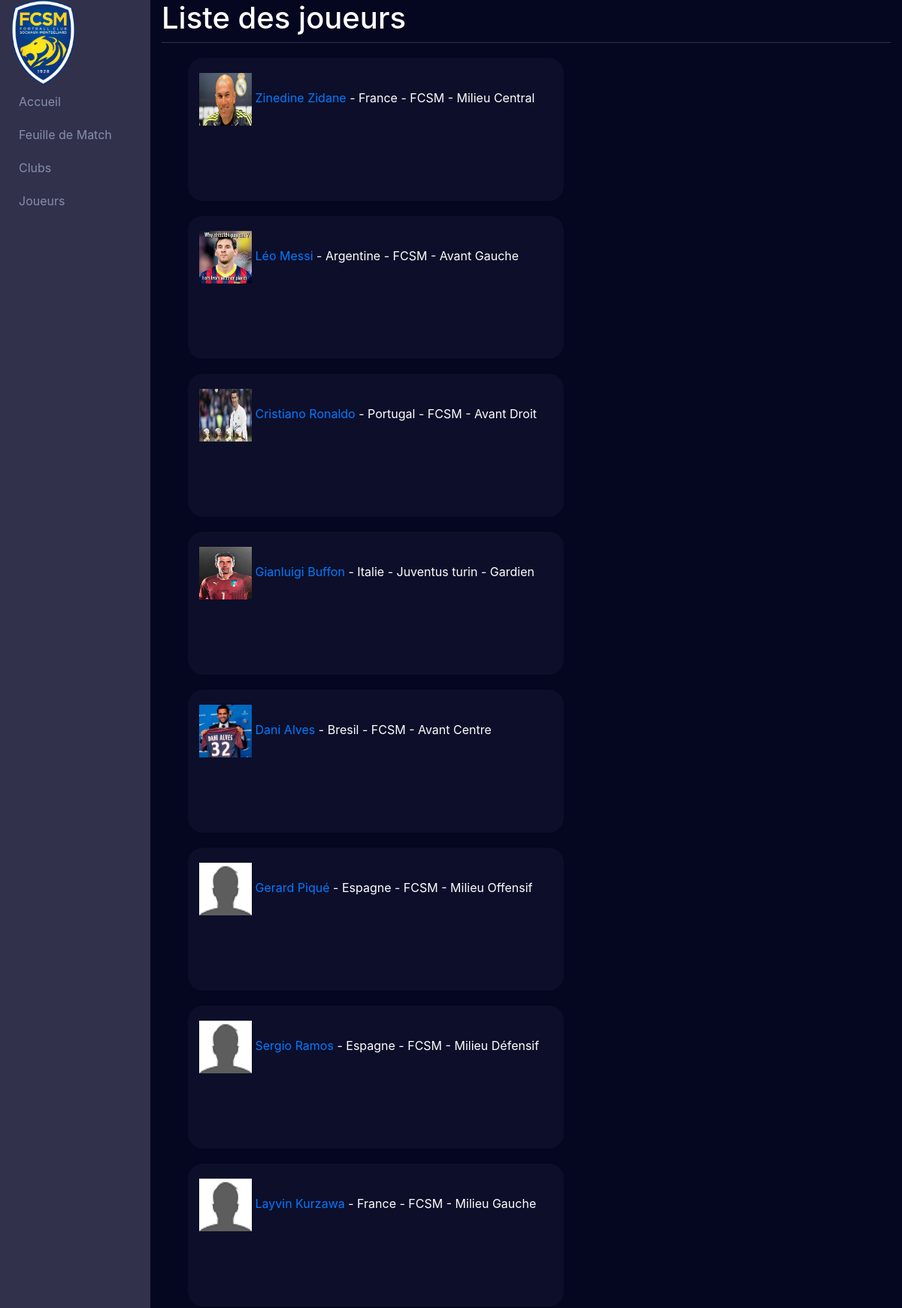
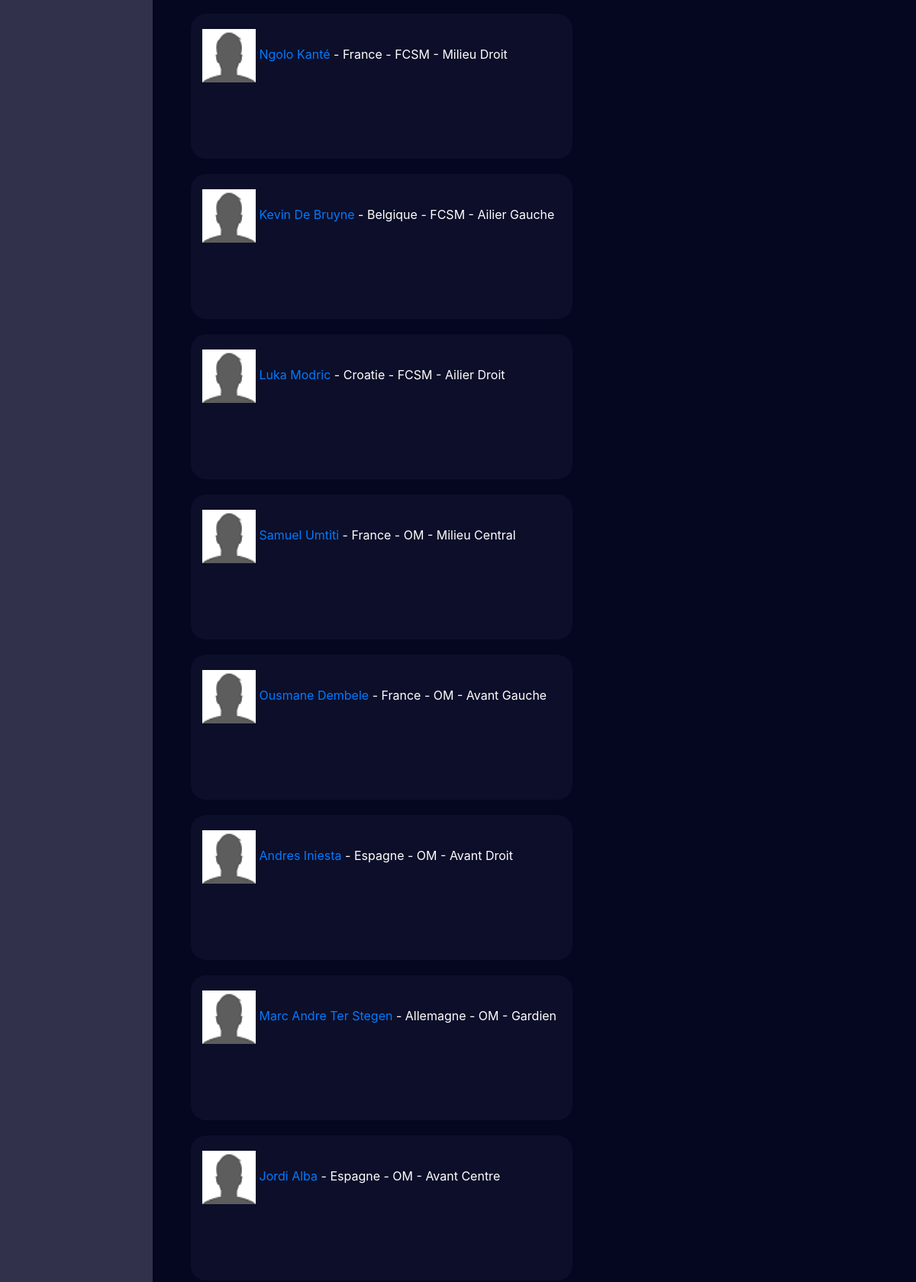
The page /ProjetV2/listeJoueur.php (upper part) on the database its author committed (2 pictures, top to bottom).
### tables this page shows
CREATE TABLE `positions` (
  `PositionID` smallint(2) UNSIGNED NOT NULL,
  `PositionName` char(50) DEFAULT NULL
);

CREATE TABLE `players` (
  `PlayerID` int(20) UNSIGNED NOT NULL,
  `PlayerFirstName` char(50) NOT NULL,
  `PlayerFamilyName` char(50) NOT NULL,
  `PlayerWeight` smallint(3) UNSIGNED DEFAULT NULL,
  `PlayerHeight` smallint(3) UNSIGNED DEFAULT NULL,
  `PlayerFoot` char(10) DEFAULT NULL,
  `PlayerComment` char(255) DEFAULT NULL,
  `PlayerVideoFilePath` char(255) DEFAULT NULL,
  `PlayerNote` smallint(2) UNSIGNED DEFAULT NULL,
  `ClubID` smallint(3) UNSIGNED DEFAULT NULL,
  `PositionID1` smallint(2) UNSIGNED DEFAULT NULL,
  `PlayerImageFilePath` char(255) DEFAULT NULL,
  `NationID` smallint(3) UNSIGNED DEFAULT NULL,
  `PositionID2` smallint(2) UNSIGNED DEFAULT NULL,
  `PositionID3` smallint(2) UNSIGNED DEFAULT NULL,
  `PlayerNoteID` smallint(2) UNSIGNED DEFAULT NULL
);

CREATE TABLE `nations` (
  `NationID` smallint(4) UNSIGNED NOT NULL,
  `NationName` char(50) DEFAULT NULL
);

CREATE TABLE `clubs` (
  `ClubID` smallint(3) UNSIGNED NOT NULL,
  `ClubName` char(50) DEFAULT NULL,
  `ClubVille` char(50) DEFAULT NULL,
  `ClubAdress` char(100) DEFAULT NULL,
  `ChampionshipID` smallint(3) UNSIGNED DEFAULT NULL
);

### ProjetV2/listeJoueur.php (the view, shortened to what this page needs)
<?php
$con = mysqli_connect('localhost','root','','fcsochaux');
$req = "SELECT PlayerFirstName,PlayerFamilyName,PlayerImageFilePath, NationID, ClubID, PositionID1, playerID
        FROM players
        WHERE 0=0";
$result = mysqli_query($con,$req);
?>
<!DOCTYPE html>
<html lang="fr">
<head>
    <link href="css/bootstrap.min.css" type="text/css" rel="stylesheet" />
    <link href="css/feuilleDeMatch.css" type="text/css" rel="stylesheet" />
    <link href="css/rechercheJoueur.css" type="text/css" rel="stylesheet" />
    <link rel="stylesheet" type="text/css" href="css/navbarstyle.css">
</head>
<body>
<div class="container-fluid">
    <div class="row">
            <?php include 'navbar.php' ?>
        <div class="feuilleDeMatch col-sm-10">
            <div class="barreTitre">
                <h1>Liste des joueurs </h1>
            </div>
            <div class="starter-template">
                <div class="row">
                    <?php
                            while($row = mysqli_fetch_array($result)) {?>
                    <div class="colone col-sm-6">
                        <?php
                            $reqNation = "SELECT NationName FROM nations WHERE NationID=".$row[3];
                            $reqClub = "SELECT ClubName FROM clubs WHERE ClubID=".$row[4];
                            $reqPosition = "SELECT PositionName FROM positions WHERE positionID=".$row[5];
                            $resultNation = mysqli_query($con,$reqNation);
                            $resultClub = mysqli_query($con,$reqClub);
                            $resultPosition = mysqli_query($con,$reqPosition);
                            while($rowNation = mysqli_fetch_array($resultNation)) {
                                while($rowClub = mysqli_fetch_array($resultClub)) {
                                    while ($rowPosition = mysqli_fetch_array($resultPosition)) {
                                        ?>
                                        <div class="listeJoueur" style="margin-bottom: 100px">
                                            <img src="../images/<?php echo $row[2]; ?> " width="70" height="70"/>
                                            <?php echo '<a href="pageJoueur.php?IDJoueur='.$row[6].'"> '.$row[0].' '." ".' '.$row[1].'</a>'; ?>
                                            <?php echo " - ", $rowNation[0], " - ", $rowClub[0], " - ", $rowPosition[0]; ?>
                                        </div>
                                    <?php
                                    }
                                }
                             }
                             ?>
                    </div>
                    <?php } ?>
                </div>
            </div>
        </div>
    </div>
</div>
</body>
</html>

### ProjetV2/navbar.php
<div class="col-sm-2" id="navbar">
	<img src="assets/images/fcsm.png" class="img-fluid" width="50%" id="logonavbar">
	<a href="index.php">Accueil</a>
	<a href="feuilleMatch.php">Feuille de Match</a>
	<a href="rechercheClub.php">Clubs</a>
	<a href="rechercheJoueur.php">Joueurs</a>
</div>

### ProjetV2/css/feuilleDeMatch.css (style rules this page uses)
html , body { margin: 0; height: 100%; background-color: #05061F; }
.barreTitre { border-bottom-style: solid; border-bottom-color: #31314C; border-bottom-width: 1px; }
h1, h2 { color: white; }
.feuilleDeMatch { height: 100%; }
.colone { background-color: #0D0E29; margin-top: 20px; margin-left: 50px; border-radius: 20px }

### ProjetV2/css/rechercheJoueur.css (style rules this page uses)
.listeJoueur { position: relative; margin-top: 20px; }

### ProjetV2/css/navbarstyle.css (style rules this page uses)
#navbar { background-color: #31314C; color: #e3d21d; }
#navbar>a { text-decoration: none; display: block; color: #878FA9; padding-top: 10px; padding-bottom: 10px; padding-left: 10px; }
html { height: 100%; }
body { height: 100%; background-color: #05061F; color: white; }

### rows shown on the page
players: PlayerFirstName "Zinedine", PlayerFamilyName "Zidane"
nations: NationName "France"
clubs: ClubName "FCSM"
positions: players.PlayerImageFilePath (picture), PositionName "Milieu Central"
players: PlayerFirstName "Léo", PlayerFamilyName "Messi"
nations: NationName "Argentine"
positions: players.PlayerImageFilePath (picture), PositionName "Avant Gauche"
players: PlayerFirstName "Cristiano", PlayerFamilyName "Ronaldo"
nations: NationName "Portugal"
positions: players.PlayerImageFilePath (picture), PositionName "Avant Droit"
players: PlayerFirstName "Gianluigi", PlayerFamilyName "Buffon"
nations: NationName "Italie"
clubs: ClubName "Juventus turin"
positions: players.PlayerImageFilePath (picture), PositionName "Gardien"
players: PlayerFirstName "Dani", PlayerFamilyName "Alves"
nations: NationName "Bresil"
positions: players.PlayerImageFilePath (picture), PositionName "Avant Centre"
players: PlayerFirstName "Gerard", PlayerFamilyName "Piqué"
nations: NationName "Espagne"
positions: players.PlayerImageFilePath (picture), PositionName "Milieu Offensif"
players: PlayerFirstName "Sergio", PlayerFamilyName "Ramos"
positions: players.PlayerImageFilePath (picture), PositionName "Milieu Défensif"
players: PlayerFirstName "Layvin", PlayerFamilyName "Kurzawa"
positions: players.PlayerImageFilePath (picture), PositionName "Milieu Gauche"
players: PlayerFirstName "Ngolo", PlayerFamilyName "Kanté"
positions: players.PlayerImageFilePath (picture), PositionName "Milieu Droit"
players: PlayerFirstName "Kevin", PlayerFamilyName "De Bruyne"
nations: NationName "Belgique"
positions: players.PlayerImageFilePath (picture), PositionName "Ailier Gauche"
players: PlayerFirstName "Luka", PlayerFamilyName "Modric"
nations: NationName "Croatie"
positions: players.PlayerImageFilePath (picture), PositionName "Ailier Droit"
players: PlayerFirstName "Samuel", PlayerFamilyName "Umtiti"
clubs: ClubName "OM"
players: PlayerFirstName "Ousmane", PlayerFamilyName "Dembele"
players: PlayerFirstName "Andres", PlayerFamilyName "Iniesta"
players: PlayerFirstName "Marc Andre", PlayerFamilyName "Ter Stegen"
nations: NationName "Allemagne"
players: PlayerFirstName "Jordi", PlayerFamilyName "Alba"
